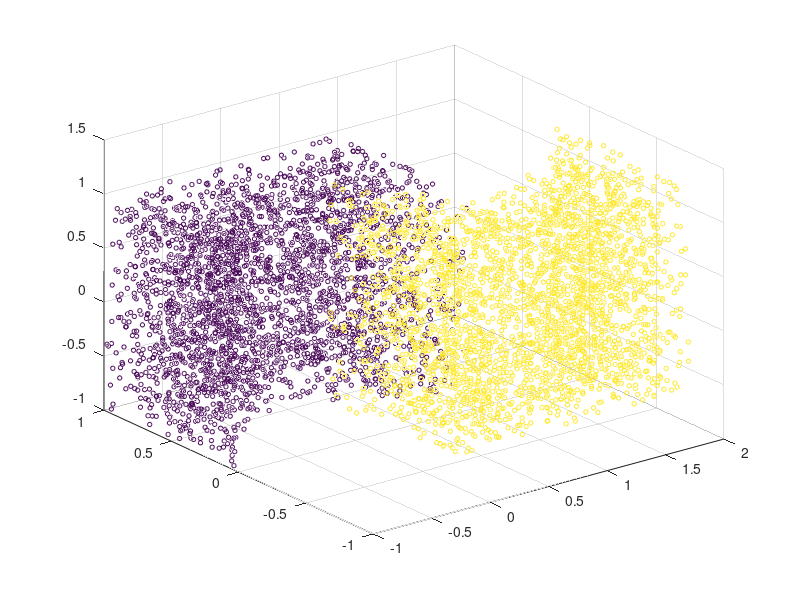

This figure's MATLAB source:
% Generating the Moon-like Sets ('SQmoons' files)
% Author: Marilyn Y. Vazquez

N = 9500;
n = 6000;
d = 60;
a = 1;
% b = 5/64;
b = 1/4;

top_square = 2*a*rand(N,d)-a;
bottom_square = [2*a*rand(N,1) 2*a*rand(N,d-1)-a*(1-b)];

top = top_square(top_square(:,2)>(-1/(2*a))*top_square(:,1).^2+(a/2),:);
bottom = bottom_square(bottom_square(:,2)<(1/(2*a))*(bottom_square(:,1)-a).^2-(a*b),:);

data = [top;bottom];
lbls = [zeros(size(top,1),1);ones(size(bottom,1),1)];

if size(top,1)+size(bottom,1)>=n
    p = randperm(size(top,1)+size(bottom,1));
    p = p(1:n);
    data = data(p,:);
    lbls = lbls(p,:);
    figure, scatter3(data(:,1),data(:,2),data(:,3),10,lbls)
    save SQmoons2-dim60-6000.txt data -ascii
    save SQmoons2Lbls-dim60-6000.txt lbls -ascii
    disp('Data Written')
end